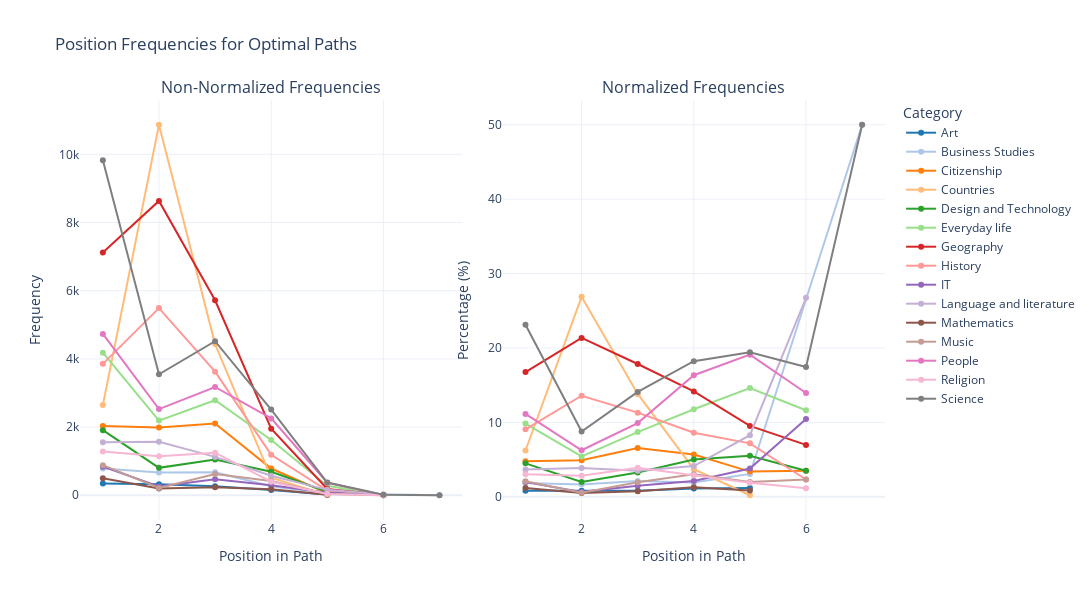

The cell this chart's notebook holds for it:
### Code cell
opt_paths_nl = analyze_categories_paths(optimal_paths, df_categories_filtered, users=False, omit_loops=True)
df_position_opt_data = get_position_frequencies(opt_paths_nl, max_position=15)
plot_position_line(df_position_opt_data,df_article, title="Position Frequencies for Optimal Paths")

### Figure 1 — Plotly figure (JSON) as saved in the notebook; plotly's stock layout.template omitted (floating-point values rounded to 4 significant figures)
{"data": [{"line": {"color": "rgb(31.0,119.0,180.0)"}, "mode": "lines+markers", "name": "Art", "type": "scatter", "x": [1, 2, 3, 4, 5], "xaxis": "x", "y": [347, 325, 262, 155, 23], "yaxis": "y"}, {"line": {"color": "rgb(174.0,199.0,232.0)"}, "mode": "lines+markers", "name": "Business Studies", "type": "scatter", "x": [1, 2, 3, 4, 5, 7], "xaxis": "x", "y": [785, 667, 677, 266, 59, 1], "yaxis": "y"}, {"line": {"color": "rgb(255.0,127.0,14.0)"}, "mode": "lines+markers", "name": "Citizenship", "type": "scatter", "x": [1, 2, 3, 4, 5, 6], "xaxis": "x", "y": [2035, 1987, 2103, 785, 65, 3], "yaxis": "y"}, {"line": {"color": "rgb(255.0,187.0,120.0)"}, "mode": "lines+markers", "name": "Countries", "type": "scatter", "x": [1, 2, 3, 4, 5], "xaxis": "x", "y": [2645, 10867, 4434, 513, 4], "yaxis": "y"}, {"line": {"color": "rgb(44.0,160.0,44.0)"}, "mode": "lines+markers", "name": "Design and Technology", "type": "scatter", "x": [1, 2, 3, 4, 5, 6], "xaxis": "x", "y": [1910, 805, 1047, 692, 106, 3], "yaxis": "y"}, {"line": {"color": "rgb(152.0,223.0,138.0)"}, "mode": "lines+markers", "name": "Everyday life", "type": "scatter", "x": [1, 2, 3, 4, 5, 6], "xaxis": "x", "y": [4181, 2191, 2789, 1623, 281, 10], "yaxis": "y"}, {"line": {"color": "rgb(214.0,39.0,40.0)"}, "mode": "lines+markers", "name": "Geography", "type": "scatter", "x": [1, 2, 3, 4, 5, 6], "xaxis": "x", "y": [7122, 8634, 5720, 1954, 183, 6], "yaxis": "y"}, {"line": {"color": "rgb(255.0,152.0,150.0)"}, "mode": "lines+markers", "name": "History", "type": "scatter", "x": [1, 2, 3, 4, 5, 6], "xaxis": "x", "y": [3855, 5490, 3625, 1188, 138, 2], "yaxis": "y"}, {"line": {"color": "rgb(148.0,103.0,189.0)"}, "mode": "lines+markers", "name": "IT", "type": "scatter", "x": [1, 2, 3, 4, 5, 6], "xaxis": "x", "y": [839, 260, 473, 292, 73, 9], "yaxis": "y"}, {"line": {"color": "rgb(197.0,176.0,213.0)"}, "mode": "lines+markers", "name": "Language and literature", "type": "scatter", "x": [1, 2, 3, 4, 5, 6], "xaxis": "x", "y": [1553, 1569, 1126, 571, 159, 23], "yaxis": "y"}, {"line": {"color": "rgb(140.0,86.0,75.0)"}, "mode": "lines+markers", "name": "Mathematics", "type": "scatter", "x": [1, 2, 3, 4, 5], "xaxis": "x", "y": [502, 201, 234, 176, 16], "yaxis": "y"}, {"line": {"color": "rgb(196.0,156.0,148.0)"}, "mode": "lines+markers", "name": "Music", "type": "scatter", "x": [1, 2, 3, 4, 5, 6], "xaxis": "x", "y": [884, 215, 622, 418, 38, 2], "yaxis": "y"}, {"line": {"color": "rgb(227.0,119.0,194.0)"}, "mode": "lines+markers", "name": "People", "type": "scatter", "x": [1, 2, 3, 4, 5, 6], "xaxis": "x", "y": [4733, 2528, 3176, 2255, 367, 12], "yaxis": "y"}, {"line": {"color": "rgb(247.0,182.0,210.0)"}, "mode": "lines+markers", "name": "Religion", "type": "scatter", "x": [1, 2, 3, 4, 5, 6], "xaxis": "x", "y": [1286, 1146, 1250, 399, 36, 1], "yaxis": "y"}, {"line": {"color": "rgb(127.0,127.0,127.0)"}, "mode": "lines+markers", "name": "Science", "type": "scatter", "x": [1, 2, 3, 4, 5, 6, 7], "xaxis": "x", "y": [9828, 3547, 4519, 2515, 373, 15, 1], "yaxis": "y"}, {"line": {"color": "rgb(31.0,119.0,180.0)"}, "mode": "lines+markers", "name": "Art", "showlegend": false, "type": "scatter", "x": [1, 2, 3, 4, 5], "xaxis": "x2", "y": [0.8164, 0.8038, 0.8173, 1.123, 1.197], "yaxis": "y2"}, {"line": {"color": "rgb(174.0,199.0,232.0)"}, "mode": "lines+markers", "name": "Business Studies", "showlegend": false, "type": "scatter", "x": [1, 2, 3, 4, 5, 7], "xaxis": "x2", "y": [1.847, 1.65, 2.112, 1.927, 3.071, 50], "yaxis": "y2"}, {"line": {"color": "rgb(255.0,127.0,14.0)"}, "mode": "lines+markers", "name": "Citizenship", "showlegend": false, "type": "scatter", "x": [1, 2, 3, 4, 5, 6], "xaxis": "x2", "y": [4.788, 4.914, 6.56, 5.688, 3.384, 3.488], "yaxis": "y2"}, {"line": {"color": "rgb(255.0,187.0,120.0)"}, "mode": "lines+markers", "name": "Countries", "showlegend": false, "type": "scatter", "x": [1, 2, 3, 4, 5], "xaxis": "x2", "y": [6.223, 26.88, 13.83, 3.717, 0.2082], "yaxis": "y2"}, {"line": {"color": "rgb(44.0,160.0,44.0)"}, "mode": "lines+markers", "name": "Design and Technology", "showlegend": false, "type": "scatter", "x": [1, 2, 3, 4, 5, 6], "xaxis": "x2", "y": [4.494, 1.991, 3.266, 5.014, 5.518, 3.488], "yaxis": "y2"}, {"line": {"color": "rgb(152.0,223.0,138.0)"}, "mode": "lines+markers", "name": "Everyday life", "showlegend": false, "type": "scatter", "x": [1, 2, 3, 4, 5, 6], "xaxis": "x2", "y": [9.836, 5.419, 8.7, 11.76, 14.63, 11.63], "yaxis": "y2"}, {"line": {"color": "rgb(214.0,39.0,40.0)"}, "mode": "lines+markers", "name": "Geography", "showlegend": false, "type": "scatter", "x": [1, 2, 3, 4, 5, 6], "xaxis": "x2", "y": [16.76, 21.35, 17.84, 14.16, 9.526, 6.977], "yaxis": "y2"}, {"line": {"color": "rgb(255.0,152.0,150.0)"}, "mode": "lines+markers", "name": "History", "showlegend": false, "type": "scatter", "x": [1, 2, 3, 4, 5, 6], "xaxis": "x2", "y": [9.07, 13.58, 11.31, 8.607, 7.184, 2.326], "yaxis": "y2"}, {"line": {"color": "rgb(148.0,103.0,189.0)"}, "mode": "lines+markers", "name": "IT", "showlegend": false, "type": "scatter", "x": [1, 2, 3, 4, 5, 6], "xaxis": "x2", "y": [1.974, 0.6431, 1.475, 2.116, 3.8, 10.47], "yaxis": "y2"}, {"line": {"color": "rgb(197.0,176.0,213.0)"}, "mode": "lines+markers", "name": "Language and literature", "showlegend": false, "type": "scatter", "x": [1, 2, 3, 4, 5, 6], "xaxis": "x2", "y": [3.654, 3.881, 3.512, 4.137, 8.277, 26.74], "yaxis": "y2"}, {"line": {"color": "rgb(140.0,86.0,75.0)"}, "mode": "lines+markers", "name": "Mathematics", "showlegend": false, "type": "scatter", "x": [1, 2, 3, 4, 5], "xaxis": "x2", "y": [1.181, 0.4971, 0.7299, 1.275, 0.8329], "yaxis": "y2"}, {"line": {"color": "rgb(196.0,156.0,148.0)"}, "mode": "lines+markers", "name": "Music", "showlegend": false, "type": "scatter", "x": [1, 2, 3, 4, 5, 6], "xaxis": "x2", "y": [2.08, 0.5318, 1.94, 3.029, 1.978, 2.326], "yaxis": "y2"}, {"line": {"color": "rgb(227.0,119.0,194.0)"}, "mode": "lines+markers", "name": "People", "showlegend": false, "type": "scatter", "x": [1, 2, 3, 4, 5, 6], "xaxis": "x2", "y": [11.14, 6.252, 9.907, 16.34, 19.1, 13.95], "yaxis": "y2"}, {"line": {"color": "rgb(247.0,182.0,210.0)"}, "mode": "lines+markers", "name": "Religion", "showlegend": false, "type": "scatter", "x": [1, 2, 3, 4, 5, 6], "xaxis": "x2", "y": [3.026, 2.834, 3.899, 2.891, 1.874, 1.163], "yaxis": "y2"}, {"line": {"color": "rgb(127.0,127.0,127.0)"}, "mode": "lines+markers", "name": "Science", "showlegend": false, "type": "scatter", "x": [1, 2, 3, 4, 5, 6, 7], "xaxis": "x2", "y": [23.12, 8.773, 14.1, 18.22, 19.42, 17.44, 50], "yaxis": "y2"}], "layout": {"annotations": [{"font": {"size": 16}, "showarrow": false, "text": "Non-Normalized Frequencies", "x": 0.2375, "xanchor": "center", "xref": "paper", "y": 1, "yanchor": "bottom", "yref": "paper"}, {"font": {"size": 16}, "showarrow": false, "text": "Normalized Frequencies", "x": 0.7625, "xanchor": "center", "xref": "paper", "y": 1, "yanchor": "bottom", "yref": "paper"}], "height": 600, "legend": {"title": {"text": "Category"}}, "title": {"text": "Position Frequencies for Optimal Paths"}, "width": 1200, "xaxis": {"anchor": "y", "domain": [0, 0.475], "title": {"text": "Position in Path"}}, "xaxis2": {"anchor": "y2", "domain": [0.525, 1], "title": {"text": "Position in Path"}}, "yaxis": {"anchor": "x", "domain": [0, 1], "title": {"text": "Frequency"}}, "yaxis2": {"anchor": "x2", "domain": [0, 1], "title": {"text": "Percentage (%)"}}}}
